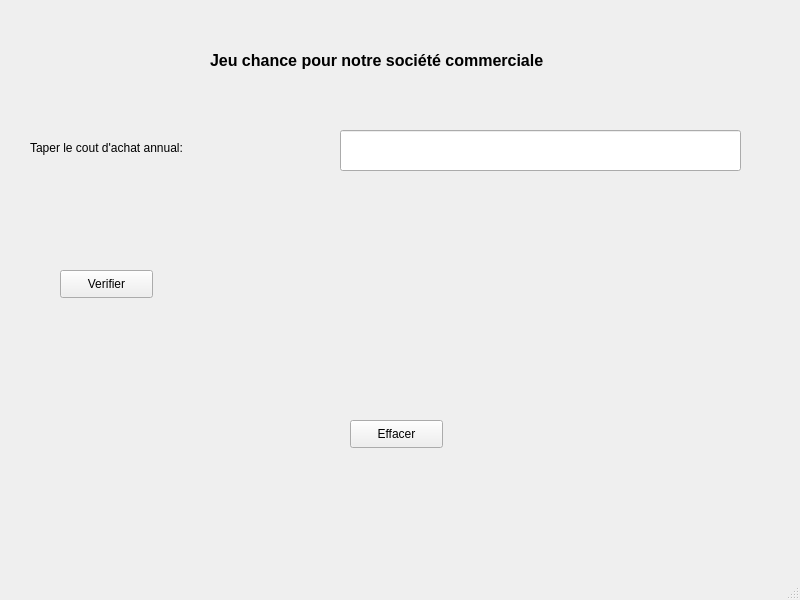
<?xml version="1.0" encoding="UTF-8"?>
<ui version="4.0">
 <class>MainWindow</class>
 <widget class="QMainWindow" name="MainWindow">
  <property name="geometry">
   <rect>
    <x>0</x>
    <y>0</y>
    <width>800</width>
    <height>600</height>
   </rect>
  </property>
  <property name="windowTitle">
   <string>MainWindow</string>
  </property>
  <widget class="QWidget" name="centralwidget">
   <widget class="QLabel" name="label">
    <property name="geometry">
     <rect>
      <x>210</x>
      <y>30</y>
      <width>471</width>
      <height>61</height>
     </rect>
    </property>
    <property name="text">
     <string>&lt;html&gt;&lt;head/&gt;&lt;body&gt;&lt;p&gt;&lt;span style=&quot; font-size:12pt; font-weight:600;&quot;&gt;Jeu chance pour notre société commerciale&lt;/span&gt;&lt;/p&gt;&lt;/body&gt;&lt;/html&gt;</string>
    </property>
   </widget>
   <widget class="QLineEdit" name="a">
    <property name="geometry">
     <rect>
      <x>340</x>
      <y>130</y>
      <width>401</width>
      <height>41</height>
     </rect>
    </property>
   </widget>
   <widget class="QPushButton" name="b">
    <property name="geometry">
     <rect>
      <x>60</x>
      <y>270</y>
      <width>93</width>
      <height>28</height>
     </rect>
    </property>
    <property name="text">
     <string>Verifier</string>
    </property>
   </widget>
   <widget class="QLabel" name="label_2">
    <property name="geometry">
     <rect>
      <x>30</x>
      <y>140</y>
      <width>291</width>
      <height>16</height>
     </rect>
    </property>
    <property name="text">
     <string>Taper le cout d'achat annual:</string>
    </property>
   </widget>
   <widget class="QPushButton" name="d">
    <property name="geometry">
     <rect>
      <x>350</x>
      <y>420</y>
      <width>93</width>
      <height>28</height>
     </rect>
    </property>
    <property name="text">
     <string>Effacer</string>
    </property>
   </widget>
   <widget class="QLabel" name="c">
    <property name="geometry">
     <rect>
      <x>170</x>
      <y>230</y>
      <width>451</width>
      <height>111</height>
     </rect>
    </property>
    <property name="text">
     <string/>
    </property>
   </widget>
  </widget>
  <widget class="QMenuBar" name="menubar">
   <property name="geometry">
    <rect>
     <x>0</x>
     <y>0</y>
     <width>800</width>
     <height>26</height>
    </rect>
   </property>
  </widget>
  <widget class="QStatusBar" name="statusbar"/>
 </widget>
 <resources/>
 <connections/>
</ui>
